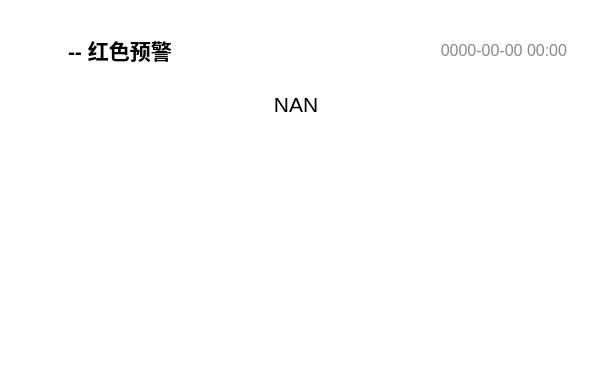
<?xml version="1.0" encoding="UTF-8"?>
<ui version="4.0">
 <author>baiyao105</author>
 <class>WeatherAlertMsgbox</class>
 <widget class="QWidget" name="WeatherAlertMsgbox">
  <property name="geometry">
   <rect>
    <x>0</x>
    <y>0</y>
    <width>592</width>
    <height>374</height>
   </rect>
  </property>
  <property name="font">
   <font>
    <strikeout>false</strikeout>
   </font>
  </property>
  <property name="windowTitle">
   <string>WeatherAlertMsgbox</string>
  </property>
  <property name="styleSheet">
   <string notr="true">background: transparent; border: none</string>
  </property>
  <layout class="QVBoxLayout" name="verticalLayout_Main">
   <property name="spacing">
    <number>18</number>
   </property>
   <property name="leftMargin">
    <number>24</number>
   </property>
   <property name="topMargin">
    <number>24</number>
   </property>
   <property name="rightMargin">
    <number>24</number>
   </property>
   <property name="bottomMargin">
    <number>24</number>
   </property>
   <item>
    <spacer name="verticalSpacer_2">
     <property name="orientation">
      <enum>Qt::Vertical</enum>
     </property>
     <property name="sizeType">
      <enum>QSizePolicy::Fixed</enum>
     </property>
     <property name="sizeHint" stdset="0">
      <size>
       <width>5</width>
       <height>10</height>
      </size>
     </property>
    </spacer>
   </item>
   <item>
    <layout class="QVBoxLayout" name="verticalLayout">
     <property name="spacing">
      <number>10</number>
     </property>
     <property name="topMargin">
      <number>0</number>
     </property>
     <property name="bottomMargin">
      <number>0</number>
     </property>
     <item>
      <layout class="QHBoxLayout" name="headerLayout_2">
       <property name="spacing">
        <number>12</number>
       </property>
       <item>
        <widget class="QLabel" name="alertIcon">
         <property name="minimumSize">
          <size>
           <width>32</width>
           <height>32</height>
          </size>
         </property>
         <property name="maximumSize">
          <size>
           <width>32</width>
           <height>32</height>
          </size>
         </property>
         <property name="text">
          <string/>
         </property>
         <property name="pixmap">
          <pixmap>:/png/weather/alerts/red.png</pixmap>
         </property>
         <property name="scaledContents">
          <bool>true</bool>
         </property>
         <property name="alignment">
          <set>Qt::AlignCenter</set>
         </property>
         <property name="wordWrap">
          <bool>true</bool>
         </property>
        </widget>
       </item>
       <item>
        <widget class="QLabel" name="alertTitle">
         <property name="font">
          <font>
           <family>Microsoft YaHei UI</family>
           <pointsize>16</pointsize>
           <bold>true</bold>
          </font>
         </property>
         <property name="text">
          <string>-- 红色预警</string>
         </property>
         <property name="alignment">
          <set>Qt::AlignLeading|Qt::AlignLeft|Qt::AlignVCenter</set>
         </property>
         <property name="wordWrap">
          <bool>true</bool>
         </property>
        </widget>
       </item>
       <item>
        <spacer name="horizontalSpacer">
         <property name="orientation">
          <enum>Qt::Horizontal</enum>
         </property>
         <property name="sizeType">
          <enum>QSizePolicy::Expanding</enum>
         </property>
         <property name="sizeHint" stdset="0">
          <size>
           <width>70</width>
           <height>20</height>
          </size>
         </property>
        </spacer>
       </item>
       <item>
        <widget class="QLabel" name="publishTime">
         <property name="font">
          <font>
           <family>Microsoft YaHei UI</family>
           <pointsize>12</pointsize>
          </font>
         </property>
         <property name="styleSheet">
          <string notr="true">color: #888888;</string>
         </property>
         <property name="text">
          <string>0000-00-00 00:00</string>
         </property>
         <property name="alignment">
          <set>Qt::AlignRight|Qt::AlignTrailing|Qt::AlignVCenter</set>
         </property>
         <property name="wordWrap">
          <bool>true</bool>
         </property>
        </widget>
       </item>
       <item>
        <spacer name="horizontalSpacer_2">
         <property name="orientation">
          <enum>Qt::Horizontal</enum>
         </property>
         <property name="sizeType">
          <enum>QSizePolicy::Fixed</enum>
         </property>
         <property name="sizeHint" stdset="0">
          <size>
           <width>1</width>
           <height>0</height>
          </size>
         </property>
        </spacer>
       </item>
      </layout>
     </item>
     <item>
      <widget class="QScrollArea" name="descriptionScrollArea">
       <property name="styleSheet">
        <string notr="true">QScrollArea {
    background: transparent;
    border: none;
}

QScrollArea QWidget {
    background: transparent;
}

QScrollBar:vertical {
    background: #F5F5F5;
    width: 8px;
    border-radius: 4px;
}

QScrollBar::handle:vertical {
    background: #C0C0C0;
    border-radius: 4px;
    min-height: 20px;
}

QScrollBar::handle:vertical:hover {
    background: #A0A0A0;
}

QScrollBar::add-line:vertical,
QScrollBar::sub-line:vertical {
    border: none;
    background: none;
}</string>
       </property>
       <property name="frameShape">
        <enum>QFrame::NoFrame</enum>
       </property>
       <property name="widgetResizable">
        <bool>true</bool>
       </property>
       <widget class="QWidget" name="scrollAreaWidgetContents">
        <property name="geometry">
         <rect>
          <x>0</x>
          <y>0</y>
          <width>542</width>
          <height>252</height>
         </rect>
        </property>
        <layout class="QVBoxLayout" name="contentLayout">
         <property name="spacing">
          <number>12</number>
         </property>
         <property name="leftMargin">
          <number>16</number>
         </property>
         <property name="topMargin">
          <number>16</number>
         </property>
         <property name="rightMargin">
          <number>16</number>
         </property>
         <property name="bottomMargin">
          <number>16</number>
         </property>
         <item>
          <widget class="QLabel" name="alertDescription">
           <property name="font">
            <font>
             <family>Microsoft YaHei UI</family>
             <pointsize>16</pointsize>
            </font>
           </property>
           <property name="layoutDirection">
            <enum>Qt::LeftToRight</enum>
           </property>
           <property name="text">
            <string>NAN</string>
           </property>
           <property name="alignment">
            <set>Qt::AlignHCenter|Qt::AlignTop</set>
           </property>
           <property name="wordWrap">
            <bool>true</bool>
           </property>
           <property name="textInteractionFlags">
            <set>Qt::TextSelectableByMouse</set>
           </property>
          </widget>
         </item>
         <item>
          <spacer name="verticalSpacer">
           <property name="orientation">
            <enum>Qt::Vertical</enum>
           </property>
           <property name="sizeHint" stdset="0">
            <size>
             <width>20</width>
             <height>40</height>
            </size>
           </property>
          </spacer>
         </item>
        </layout>
       </widget>
      </widget>
     </item>
    </layout>
   </item>
  </layout>
 </widget>
 <resources/>
 <connections/>
</ui>
